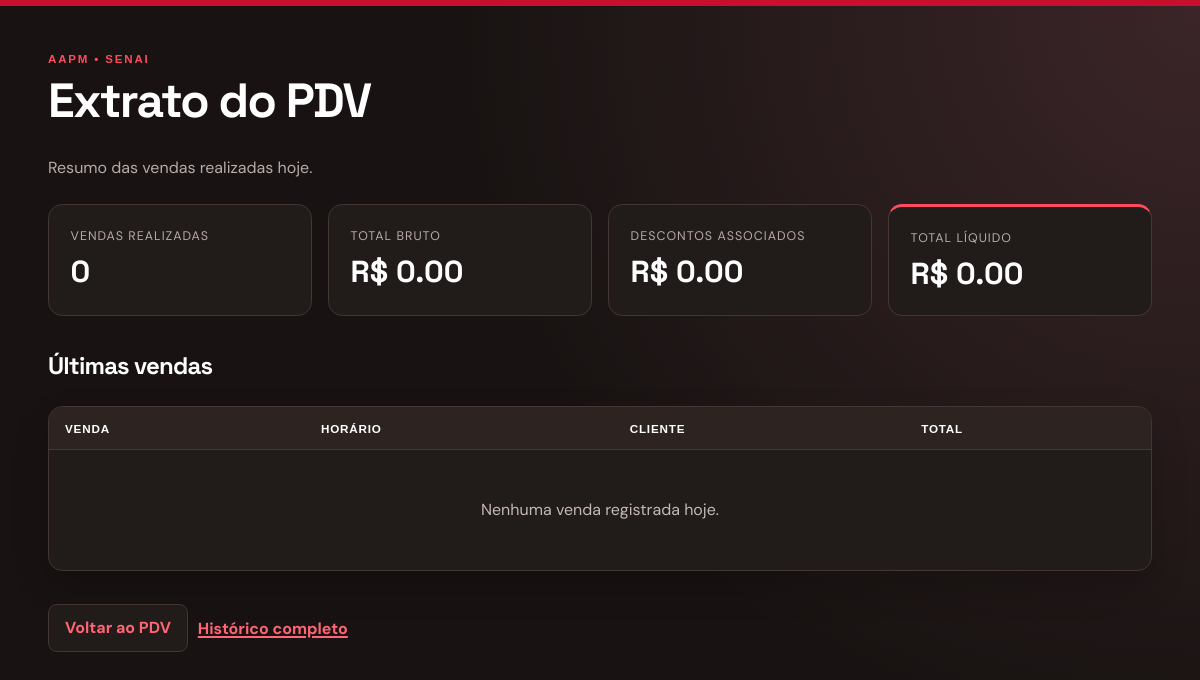
/pdv/extrato (signed in), run on an earlier commit of the app's database.
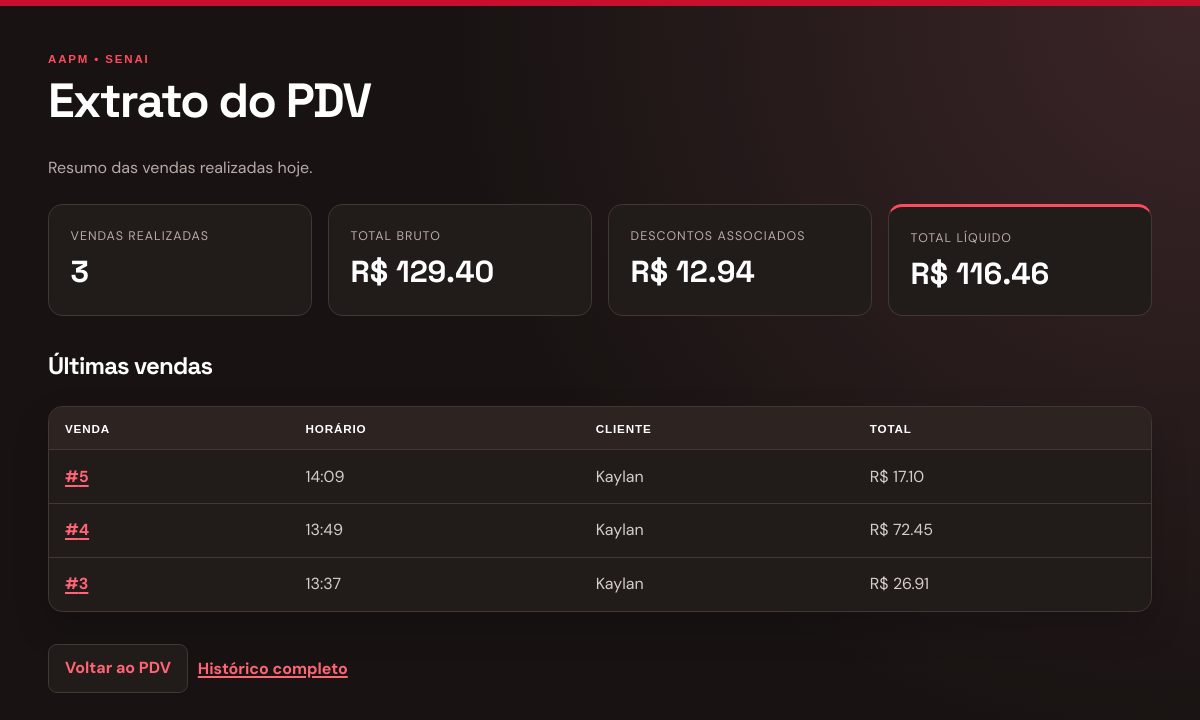
And on a later commit of the database.
### app/models/venda.py (models this page shows, shortened)
class Venda(Base):
    __tablename__ = "vendas"
    id         = Column(Integer, primary_key=True, index=True)
    cliente_id = Column(
        Integer,
        ForeignKey("clientes.id", ondelete="SET NULL"),
        nullable=True
    )
    usuario_id = Column(
        Integer,
        ForeignKey("usuarios.id", ondelete="SET NULL"),
        nullable=True
    )
    desconto_percentual = Column(Float, nullable=False, default=0.0)
    total_bruto  = Column(Float, nullable=False, default=0.0)
    total_liquido = Column(Float, nullable=False, default=0.0)
    observacao = Column(String(255), nullable=True)
    criado_em = Column(DateTime, server_default=func.now())
    cliente = relationship("Cliente", back_populates="vendas")
    usuario = relationship("Usuario", backref="vendas")
    itens   = relationship(
        "ItemVenda",
        back_populates="venda",
        cascade="all, delete-orphan"  # deleta itens se a venda for deletada
    )

### app/models/cliente.py (models this page shows, shortened)
class Cliente(Base):
    __tablename__ = "clientes"
    id         = Column(Integer, primary_key=True, index=True)
    nome       = Column(String(150), nullable=False, index=True)
    matricula  = Column(String(50), nullable=True, unique=True)
    telefone   = Column(String(20), nullable=True)
    is_associado = Column(Boolean, default=False, nullable=False)
    ativo      = Column(Boolean, default=True)
    criado_em  = Column(DateTime, server_default=func.now())
    vendas = relationship("Venda", back_populates="cliente")

### app/controllers/pdv_controller.py (the view)
@router.get("/extrato")
def extrato_pdv(
    request: Request,
    db: Session = Depends(get_db),
    usuario = Depends(get_usuario_logado)
):
    inicio_hoje = datetime.combine(datetime.now().date(), time.min)
    vendas_hoje = db.query(Venda).filter(Venda.criado_em >= inicio_hoje)
    resumo = vendas_hoje.with_entities(
        func.count(Venda.id),
        func.coalesce(func.sum(Venda.total_bruto), 0),
        func.coalesce(func.sum(Venda.total_liquido), 0),
    ).one()
    ultimas_vendas = vendas_hoje.order_by(Venda.criado_em.desc()).limit(10).all()
    return templates.TemplateResponse(
        request,
        "pdv/extrato.html",
        {
            "request": request,
            "usuario": usuario,
            "quantidade_vendas": resumo[0],
            "total_bruto": resumo[1],
            "total_liquido": resumo[2],
            "total_descontos": resumo[1] - resumo[2],
            "ultimas_vendas": ultimas_vendas,
        }
    )

### app/templates/pdv/extrato.html (shortened to what this page needs)
<!DOCTYPE html>
<html lang="pt-br">
<head>
    {% include "_aapm_styles.html" %}
    <link rel="stylesheet" href="/static/css/pdv/extrato.css">
</head>
<body>
    <h1>Extrato do PDV</h1>
    <p>Resumo das vendas realizadas hoje.</p>
    <section class="resumo">
        <article class="resumo-card"><span>Vendas realizadas</span><strong>{{ quantidade_vendas }}</strong></article>
        <article class="resumo-card"><span>Total bruto</span><strong>R$ {{ '%.2f'|format(total_bruto) }}</strong></article>
        <article class="resumo-card"><span>Descontos associados</span><strong>R$ {{ '%.2f'|format(total_descontos) }}</strong></article>
        <article class="resumo-card destaque"><span>Total líquido</span><strong>R$ {{ '%.2f'|format(total_liquido) }}</strong></article>
    </section>
    <h2>Últimas vendas</h2>
    <table>
        <thead><tr><th>Venda</th><th>Horário</th><th>Cliente</th><th>Total</th></tr></thead>
        <tbody>
            {% for venda in ultimas_vendas %}
            <tr><td><a href="/pdv/venda/{{ venda.id }}">#{{ venda.id }}</a></td><td>{{ venda.criado_em.strftime('%H:%M') }}</td><td>{{ venda.cliente.nome if venda.cliente else 'Balcão' }}</td><td>R$ {{ '%.2f'|format(venda.total_liquido) }}</td></tr>
            {% else %}
            <tr><td colspan="4">Nenhuma venda registrada hoje.</td></tr>
            {% endfor %}
        </tbody>
    </table>
    <p><a href="/pdv">Voltar ao PDV</a> <a href="/pdv/historico">Histórico completo</a></p>
</body>
</html>

What changed in the data, as far as the page shows it:
added Venda: id "5", criado_em "14:09", cliente "Kaylan", total_liquido "17.10"
added Venda: id "4", criado_em "13:49", cliente "Kaylan", total_liquido "72.45"
added Venda: id "3", criado_em "13:37", cliente "Kaylan", total_liquido "26.91"
Also different on the page:
{{ quantidade_vendas }}: "0" → "3"
{{ '%.2f'|format(total_bruto) }}: "0.00" → "129.40"
{{ '%.2f'|format(total_descontos) }}: "0.00" → "12.94"
{{ '%.2f'|format(total_liquido) }}: "0.00" → "116.46"
text no longer shown: "Nenhuma venda registrada hoje."
